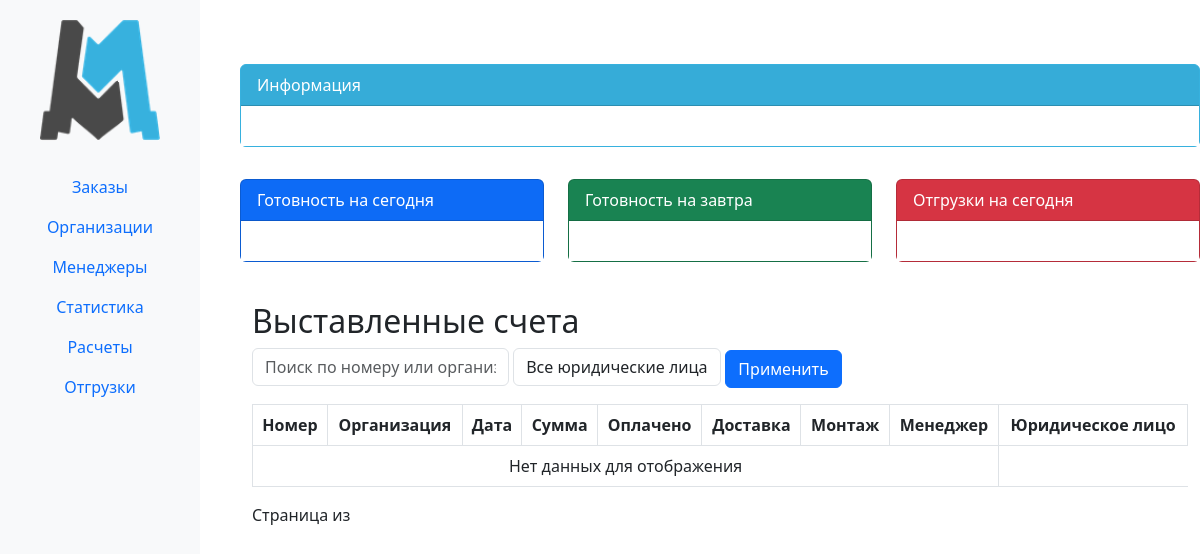
Before: /erp_main/invoices_list/ (signed in) with the older database file.
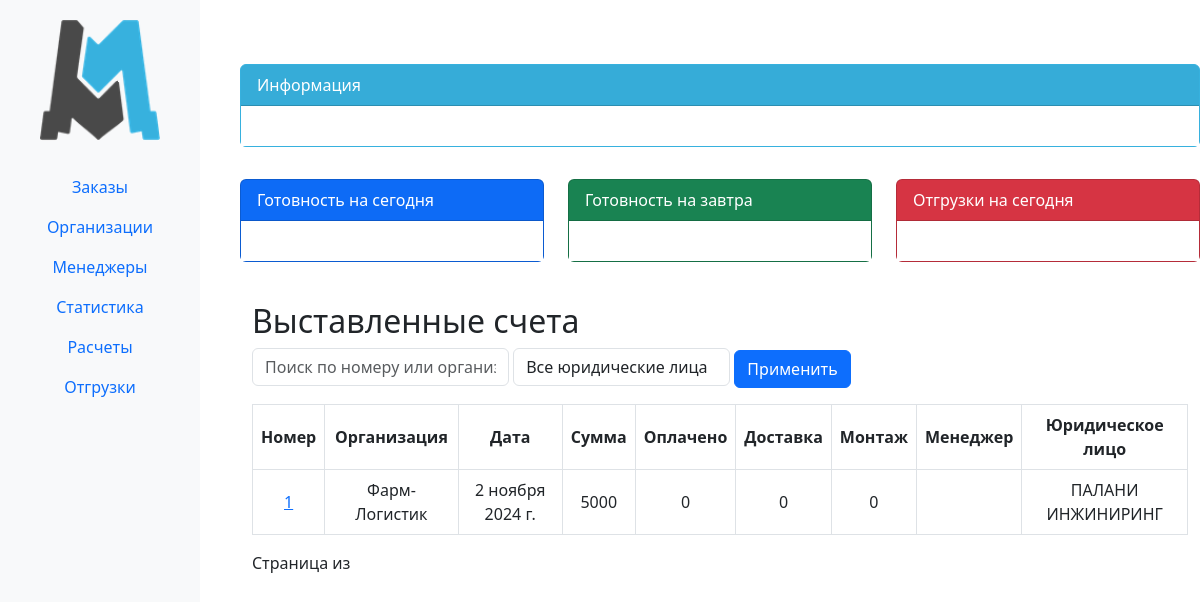
After: the same page with the newer database file.
### erp_main/models.py (models this page shows, shortened)
class Invoice(models.Model):
    number = models.CharField(max_length=5, blank=True, null=True)
    organization = models.ForeignKey(Organization, related_name='organization', on_delete=models.CASCADE)
    date = models.DateField()
    amount = models.IntegerField(default=0)
    payed_amount = models.IntegerField(default=0)
    shipping_amount = models.IntegerField(default=0)
    montage_amount = models.IntegerField(default=0)
    legal_entity = models.ForeignKey(LegalEntity, related_name='legal_entity', on_delete=models.CASCADE)
    invoice_files = models.FileField(upload_to='uploads/invoices', blank=True, null=True)
    year = models.PositiveIntegerField(editable=False)
    class Meta:
        constraints = [
            models.UniqueConstraint(fields=['number', 'legal_entity', 'year'], name='unique_field_combination')
        ]

class Organization(models.Model):
    FOOTING_CHOICES = (
        ('ustav', 'устава'),
        ('attorney', 'доверенности')
    )
    KIND_CHOICES = (
        ('ooo', 'ООО'),
        ('ao', 'АО'),
        ('zao', 'ЗАО'),
        ('ip', 'ИП'),
    )
    kind = models.CharField(max_length=100, blank=True, null=True, choices=KIND_CHOICES)
    phone_number = models.CharField(max_length=15, blank=True, null=True)
    name_fl = models.CharField(max_length=15, blank=True, null=True)
    user = models.ForeignKey(User, related_name='organizations', on_delete=models.CASCADE)
    ceo_footing = models.CharField(max_length=30, choices=FOOTING_CHOICES)
    name = models.CharField(max_length=100, blank=True, null=True)
    inn = models.CharField(max_length=15, blank=True, null=True)
    ogrn = models.CharField(max_length=15, blank=True, null=True)
    kpp = models.CharField(max_length=15, blank=True, null=True)
    r_s = models.CharField(max_length=25, blank=True, null=True)
    bank = models.CharField(max_length=300, blank=True, null=True)
    bik = models.CharField(max_length=10, blank=True, null=True)
    k_s = models.CharField(max_length=25, blank=True, null=True)
    address = models.CharField(max_length=150, blank=True, null=True)
    email = models.EmailField(blank=True, null=True)
    ceo_title = models.CharField(max_length=30, blank=True, null=True)
    ceo_name = models.CharField(max_length=150, blank=True, null=True)
    contracts = models.FileField(upload_to='uploads/contracts', blank=True, null=True)
    class Meta:
        verbose_name_plural = 'Организации'

class LegalEntity(models.Model):
    name = models.CharField(max_length=255)
    inn = models.CharField(max_length=12, unique=True)
    ogrn = models.CharField(max_length=15, unique=True)
    kpp = models.CharField(max_length=9)
    r_s = models.CharField(max_length=20)
    bank = models.CharField(max_length=255)
    bik = models.CharField(max_length=9)
    k_s = models.CharField(max_length=20)
    address = models.CharField(max_length=255)
    email = models.EmailField()
    ceo_title = models.CharField(max_length=100)
    ceo_name = models.CharField(max_length=255)
    def __str__(self):
        return self.name
    class Meta:
        verbose_name_plural = 'Юридические лица'

### erp_main/views.py (the view)
# urls.py: path('invoices_list/', views.invoices_list, name='invoices_list'),
@login_required(login_url='login')
def invoices_list(request):
    search_query = request.GET.get('search', '')
    selected_legal_entity_id = request.GET.get('legal_entity', None)
    if request.user.is_staff:
        invoices = Invoice.objects.all()
    else:
        invoices = Invoice.objects.filter(user=request.user)()
    if search_query:
        invoices = invoices.filter(number__icontains=search_query) | invoices.filter(organization__name__icontains=search_query)
    if selected_legal_entity_id:
        invoices = invoices.filter(legal_entity_id=selected_legal_entity_id)
    legal_entities = LegalEntity.objects.all()
    return render(request, 'invoices_list.html', {
        'invoices': invoices,
        'legal_entities': legal_entities,
        'selected_legal_entity_id': selected_legal_entity_id,
    })

### erp_main/templates/invoices_list.html (shortened to what this page needs)
{% extends 'base.html' %}
{% block content %}
<div class="container mt-4">
    <h2>Выставленные счета</h2>
    <form method="GET" action="{% url 'invoices_list' %}" class="form-inline mb-3">
        <label>
            <input type="text" name="search" class="form-control mr-2" placeholder="Поиск по номеру или организации" value="{{ request.GET.search }}">
        </label>
        <label>
            <select name="legal_entity" class="form-control mr-2">
                <option value="">Все юридические лица</option>
            </select>
        </label>
        <button type="submit" class="btn btn-primary">Применить</button>
    </form>
    <table class="table table-bordered">
        <thead>
            <tr>
                <th style="padding: 8px; text-align: center; vertical-align: middle;">Номер</th>
                <th style="padding: 8px; text-align: center; vertical-align: middle;">Организация</th>
                <th style="padding: 8px; text-align: center; vertical-align: middle;">Дата</th>
                <th style="padding: 8px; text-align: center; vertical-align: middle;">Сумма</th>
                <th style="padding: 8px; text-align: center; vertical-align: middle;">Оплачено</th>
                <th style="padding: 8px; text-align: center; vertical-align: middle;">Доставка</th>
                <th style="padding: 8px; text-align: center; vertical-align: middle;">Монтаж</th>
                <th style="padding: 8px; text-align: center; vertical-align: middle;">Менеджер</th>
                <th style="padding: 8px; text-align: center; vertical-align: middle;">Юридическое лицо</th>
            </tr>
        </thead>
        <tbody>
            {% for invoice in invoices %}
            <tr>
                <td style="padding: 8px; text-align: center; vertical-align: middle;">
                    <a href="{% url 'invoice_detail' invoice.id %}">{{ invoice.number }}</a></td>
                <td style="padding: 8px; text-align: center; vertical-align: middle;">{{ invoice.organization.name }}</td>
                <td style="padding: 8px; text-align: center; vertical-align: middle;">{{ invoice.date }}</td>
                <td style="padding: 8px; text-align: center; vertical-align: middle;">{{ invoice.amount }}</td>
                <td style="padding: 8px; text-align: center; vertical-align: middle;">{{ invoice.payed_amount }}</td>
                <td style="padding: 8px; text-align: center; vertical-align: middle;">{{ invoice.shipping_amount }}</td>
                <td style="padding: 8px; text-align: center; vertical-align: middle;">{{ invoice.montage_amount }}</td>
                <td style="padding: 8px; text-align: center; vertical-align: middle;">{{ invoice.organization.user.get_full_name }}</td>
                <td style="padding: 8px; text-align: center; vertical-align: middle;">{{ invoice.legal_entity }}</td>
            </tr>
            {% empty %}
            <tr>
                <td colspan="8" class="text-center">Нет данных для отображения</td>
            </tr>
            {% endfor %}
        </tbody>
    </table>
    <div class="pagination">
        <span>Страница {{ invoices.number }} из {{ invoices.paginator.num_pages }}</span>
    </div>
</div>
{% endblock %}

Changed rows visible on the page:
added Invoice: number "1", organization.name "Фарм-Логистик", date "2 ноября 2024 г.", amount "5000", payed_amount "0", shipping_amount "0", montage_amount "0", legal_entity "ПАЛАНИ ИНЖИНИРИНГ"
Other visible differences:
text no longer shown: "Нет данных для отображения"
